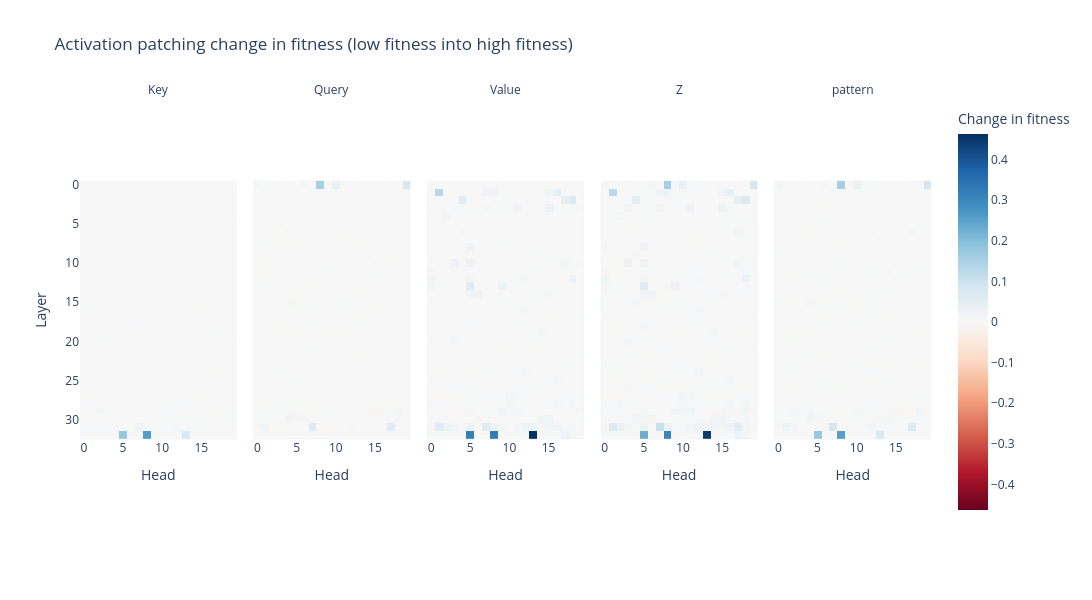

Here is the notebook cell this chart was saved with:
### Code cell
imshow(
    patched_head_output_tensor,
    labels={"x": "Head", "y": "Layer", "color": "Change in fitness"},
    title="Activation patching change in fitness (low fitness into high fitness)",
    width=1400,
    height=600,
    facet_labels=["Key", "Query", "Value", "Z", "pattern"],
    facet_col=0,
    # range_color=(-0.8,0.8)
)

### Figure 1 — Plotly figure (JSON) as saved in the notebook; plotly's stock layout.template omitted (floating-point values rounded to 4 significant figures; data arrays with more than 128 entries replaced by an {"elided": "..."} marker saying what was removed)
{"data": [{"coloraxis": "coloraxis", "hovertemplate": "Head: %{x}<br>Layer: %{y}<br>Change in fitness: %{z}<extra></extra>", "name": "0", "type": "heatmap", "xaxis": "x", "yaxis": "y", "z": {"elided": "33x20 float values"}}, {"coloraxis": "coloraxis", "hovertemplate": "Head: %{x}<br>Layer: %{y}<br>Change in fitness: %{z}<extra></extra>", "name": "1", "type": "heatmap", "xaxis": "x2", "yaxis": "y2", "z": {"elided": "33x20 float values"}}, {"coloraxis": "coloraxis", "hovertemplate": "Head: %{x}<br>Layer: %{y}<br>Change in fitness: %{z}<extra></extra>", "name": "2", "type": "heatmap", "xaxis": "x3", "yaxis": "y3", "z": {"elided": "33x20 float values"}}, {"coloraxis": "coloraxis", "hovertemplate": "Head: %{x}<br>Layer: %{y}<br>Change in fitness: %{z}<extra></extra>", "name": "3", "type": "heatmap", "xaxis": "x4", "yaxis": "y4", "z": {"elided": "33x20 float values"}}, {"coloraxis": "coloraxis", "hovertemplate": "Head: %{x}<br>Layer: %{y}<br>Change in fitness: %{z}<extra></extra>", "name": "4", "type": "heatmap", "xaxis": "x5", "yaxis": "y5", "z": {"elided": "33x20 float values"}}], "layout": {"annotations": [{"font": {}, "showarrow": false, "text": "Key", "x": 0.092, "xanchor": "center", "xref": "paper", "y": 1, "yanchor": "bottom", "yref": "paper"}, {"font": {}, "showarrow": false, "text": "Query", "x": 0.296, "xanchor": "center", "xref": "paper", "y": 1, "yanchor": "bottom", "yref": "paper"}, {"font": {}, "showarrow": false, "text": "Value", "x": 0.5, "xanchor": "center", "xref": "paper", "y": 1, "yanchor": "bottom", "yref": "paper"}, {"font": {}, "showarrow": false, "text": "Z", "x": 0.704, "xanchor": "center", "xref": "paper", "y": 1, "yanchor": "bottom", "yref": "paper"}, {"font": {}, "showarrow": false, "text": "pattern", "x": 0.908, "xanchor": "center", "xref": "paper", "y": 1, "yanchor": "bottom", "yref": "paper"}], "coloraxis": {"autocolorscale": false, "cmid": 0, "colorbar": {"title": {"text": "Change in fitness"}}, "colorscale": [[0, "rgb(103,0,31)"], [0.1, "rgb(178,24,43)"], [0.2, "rgb(214,96,77)"], [0.3, "rgb(244,165,130)"], [0.4, "rgb(253,219,199)"], [0.5, "rgb(247,247,247)"], [0.6, "rgb(209,229,240)"], [0.7, "rgb(146,197,222)"], [0.8, "rgb(67,147,195)"], [0.9, "rgb(33,102,172)"], [1, "rgb(5,48,97)"]]}, "height": 600, "title": {"text": "Activation patching change in fitness (low fitness into high fitness)"}, "width": 1400, "xaxis": {"anchor": "y", "constrain": "domain", "domain": [0, 0.184], "scaleanchor": "y", "title": {"text": "Head"}}, "xaxis2": {"anchor": "y2", "domain": [0.204, 0.388], "matches": "x", "title": {"text": "Head"}}, "xaxis3": {"anchor": "y3", "domain": [0.408, 0.592], "matches": "x", "title": {"text": "Head"}}, "xaxis4": {"anchor": "y4", "domain": [0.612, 0.796], "matches": "x", "title": {"text": "Head"}}, "xaxis5": {"anchor": "y5", "domain": [0.816, 1], "matches": "x", "title": {"text": "Head"}}, "yaxis": {"anchor": "x", "autorange": "reversed", "constrain": "domain", "domain": [0, 1], "title": {"text": "Layer"}}, "yaxis2": {"anchor": "x2", "domain": [0, 1], "matches": "y", "showticklabels": false}, "yaxis3": {"anchor": "x3", "domain": [0, 1], "matches": "y", "showticklabels": false}, "yaxis4": {"anchor": "x4", "domain": [0, 1], "matches": "y", "showticklabels": false}, "yaxis5": {"anchor": "x5", "domain": [0, 1], "matches": "y", "showticklabels": false}}}
